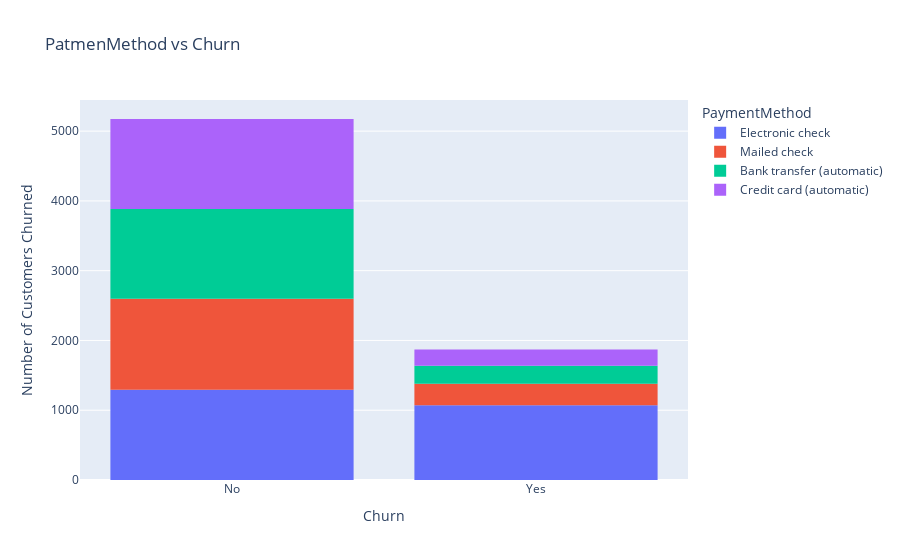

Write notebook code for a chart like this one.
### Code cell
px.histogram(data,x="Churn", color="PaymentMethod",title='PatmenMethod vs Churn').update_layout(
    xaxis_title="Churn", yaxis_title='Number of Customers Churned'
)

### Figure 1 — Plotly figure (JSON) as saved in the notebook; plotly's stock layout.template omitted (floating-point values rounded to 4 significant figures; data arrays with more than 128 entries replaced by an {"elided": "..."} marker saying what was removed)
{"data": [{"alignmentgroup": "True", "bingroup": "x", "hovertemplate": "PaymentMethod=Electronic check<br>Churn=%{x}<br>count=%{y}<extra></extra>", "legendgroup": "Electronic check", "marker": {"color": "#636efa", "pattern": {"shape": ""}}, "name": "Electronic check", "offsetgroup": "Electronic check", "orientation": "v", "showlegend": true, "type": "histogram", "x": {"elided": "2365 str values"}, "xaxis": "x", "yaxis": "y"}, {"alignmentgroup": "True", "bingroup": "x", "hovertemplate": "PaymentMethod=Mailed check<br>Churn=%{x}<br>count=%{y}<extra></extra>", "legendgroup": "Mailed check", "marker": {"color": "#EF553B", "pattern": {"shape": ""}}, "name": "Mailed check", "offsetgroup": "Mailed check", "orientation": "v", "showlegend": true, "type": "histogram", "x": {"elided": "1612 str values"}, "xaxis": "x", "yaxis": "y"}, {"alignmentgroup": "True", "bingroup": "x", "hovertemplate": "PaymentMethod=Bank transfer (automatic)<br>Churn=%{x}<br>count=%{y}<extra></extra>", "legendgroup": "Bank transfer (automatic)", "marker": {"color": "#00cc96", "pattern": {"shape": ""}}, "name": "Bank transfer (automatic)", "offsetgroup": "Bank transfer (automatic)", "orientation": "v", "showlegend": true, "type": "histogram", "x": {"elided": "1544 str values"}, "xaxis": "x", "yaxis": "y"}, {"alignmentgroup": "True", "bingroup": "x", "hovertemplate": "PaymentMethod=Credit card (automatic)<br>Churn=%{x}<br>count=%{y}<extra></extra>", "legendgroup": "Credit card (automatic)", "marker": {"color": "#ab63fa", "pattern": {"shape": ""}}, "name": "Credit card (automatic)", "offsetgroup": "Credit card (automatic)", "orientation": "v", "showlegend": true, "type": "histogram", "x": {"elided": "1522 str values"}, "xaxis": "x", "yaxis": "y"}], "layout": {"barmode": "relative", "legend": {"title": {"text": "PaymentMethod"}, "tracegroupgap": 0}, "title": {"text": "PatmenMethod vs Churn"}, "xaxis": {"anchor": "y", "domain": [0, 1], "title": {"text": "Churn"}}, "yaxis": {"anchor": "x", "domain": [0, 1], "title": {"text": "Number of Customers Churned"}}}}
